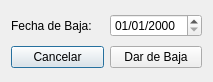
<?xml version="1.0" encoding="UTF-8"?>
<ui version="4.0">
 <class>FrmFechaBaja</class>
 <widget class="QDialog" name="FrmFechaBaja">
  <property name="geometry">
   <rect>
    <x>0</x>
    <y>0</y>
    <width>213</width>
    <height>82</height>
   </rect>
  </property>
  <property name="windowTitle">
   <string>Fecha de Baja</string>
  </property>
  <property name="windowIcon">
   <iconset resource="Maya_Meditec.qrc">
    <normaloff>:/maya/PNG/PNG/mayafondo_blanco.png</normaloff>:/maya/PNG/PNG/mayafondo_blanco.png</iconset>
  </property>
  <layout class="QGridLayout" name="gridLayout">
   <item row="0" column="0">
    <widget class="QLabel" name="label">
     <property name="text">
      <string>Fecha de Baja:</string>
     </property>
    </widget>
   </item>
   <item row="0" column="1">
    <widget class="QDateEdit" name="txtfecha">
     <property name="displayFormat">
      <string>dd/MM/yyyy</string>
     </property>
    </widget>
   </item>
   <item row="1" column="0">
    <widget class="QPushButton" name="pushButton">
     <property name="text">
      <string>Cancelar</string>
     </property>
    </widget>
   </item>
   <item row="1" column="1">
    <widget class="QPushButton" name="pushButton_2">
     <property name="text">
      <string>Dar de Baja</string>
     </property>
    </widget>
   </item>
  </layout>
 </widget>
 <resources>
  <include location="Maya_Meditec.qrc"/>
 </resources>
 <connections>
  <connection>
   <sender>pushButton</sender>
   <signal>clicked()</signal>
   <receiver>FrmFechaBaja</receiver>
   <slot>close()</slot>
   <hints>
    <hint type="sourcelabel">
     <x>57</x>
     <y>58</y>
    </hint>
    <hint type="destinationlabel">
     <x>73</x>
     <y>-12</y>
    </hint>
   </hints>
  </connection>
  <connection>
   <sender>pushButton_2</sender>
   <signal>clicked()</signal>
   <receiver>FrmFechaBaja</receiver>
   <slot>baja()</slot>
   <hints>
    <hint type="sourcelabel">
     <x>193</x>
     <y>61</y>
    </hint>
    <hint type="destinationlabel">
     <x>209</x>
     <y>22</y>
    </hint>
   </hints>
  </connection>
 </connections>
 <slots>
  <slot>baja()</slot>
 </slots>
</ui>
